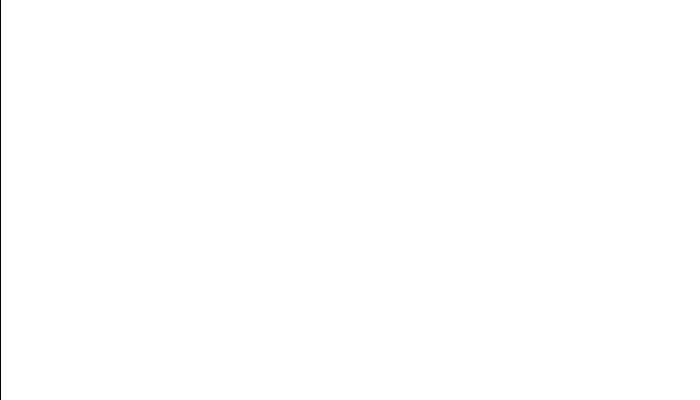
Frame 1 (no input)
Frame 60 (the mouse pressed at the canvas centre just before this capture): identical to frame 1, image omitted
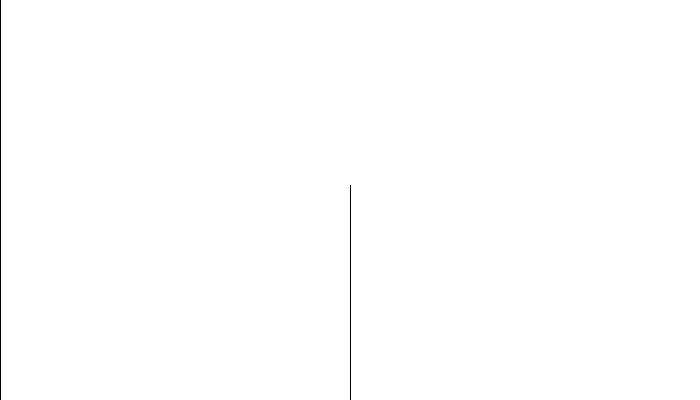
Frame 120 (the mouse held since frame 60 and released just before this capture)

The Processing sketch that drew these frames (run headless with seeded random() and noise(); from frame 60 on, the mouse is pressed at the canvas centre):

// Processing sketch: processing_37571
// ── processing_37571.pde

int speed = 5;
int distance = 2;



void setup(){
  background(255);
  size(700,400);
}





void draw(){
stroke(0);
line(mouseX,400,mouseX,mouseY-15);

}
